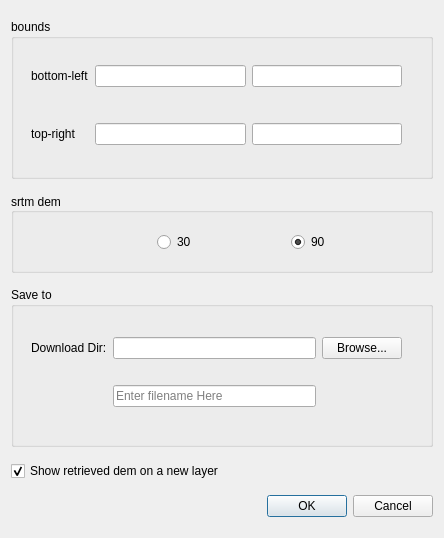
<?xml version="1.0" encoding="UTF-8"?>
<ui version="4.0">
 <class>ElevationPluginDialogBase</class>
 <widget class="QDialog" name="ElevationPluginDialogBase">
  <property name="geometry">
   <rect>
    <x>0</x>
    <y>0</y>
    <width>444</width>
    <height>538</height>
   </rect>
  </property>
  <property name="windowTitle">
   <string>QGIS Elevation Plugin</string>
  </property>
  <property name="locale">
   <locale language="English" country="UnitedKingdom"/>
  </property>
  <layout class="QVBoxLayout" name="verticalLayout">
   <item>
    <widget class="QGroupBox" name="groupBox">
     <property name="maximumSize">
      <size>
       <width>16777215</width>
       <height>160</height>
      </size>
     </property>
     <property name="title">
      <string>bounds</string>
     </property>
     <widget class="QWidget" name="">
      <property name="geometry">
       <rect>
        <x>20</x>
        <y>30</y>
        <width>371</width>
        <height>112</height>
       </rect>
      </property>
      <layout class="QGridLayout" name="gridLayout_2" rowminimumheight="50,50">
       <item row="0" column="0">
        <widget class="QLabel" name="label_2">
         <property name="text">
          <string>bottom-left</string>
         </property>
        </widget>
       </item>
       <item row="0" column="1">
        <widget class="QLineEdit" name="lineEdit"/>
       </item>
       <item row="0" column="2">
        <widget class="QLineEdit" name="lineEdit_2"/>
       </item>
       <item row="1" column="0">
        <widget class="QLabel" name="label_3">
         <property name="text">
          <string>top-right</string>
         </property>
        </widget>
       </item>
       <item row="1" column="1">
        <widget class="QLineEdit" name="lineEdit_3"/>
       </item>
       <item row="1" column="2">
        <widget class="QLineEdit" name="lineEdit_4"/>
       </item>
      </layout>
     </widget>
    </widget>
   </item>
   <item>
    <widget class="QGroupBox" name="groupBox_2">
     <property name="sizePolicy">
      <sizepolicy hsizetype="Minimum" vsizetype="Minimum">
       <horstretch>0</horstretch>
       <verstretch>0</verstretch>
      </sizepolicy>
     </property>
     <property name="minimumSize">
      <size>
       <width>50</width>
       <height>60</height>
      </size>
     </property>
     <property name="maximumSize">
      <size>
       <width>16777215</width>
       <height>80</height>
      </size>
     </property>
     <property name="title">
      <string>srtm dem</string>
     </property>
     <property name="alignment">
      <set>Qt::AlignLeading|Qt::AlignLeft|Qt::AlignVCenter</set>
     </property>
     <widget class="QRadioButton" name="radioButton">
      <property name="enabled">
       <bool>true</bool>
      </property>
      <property name="geometry">
       <rect>
        <x>146</x>
        <y>40</y>
        <width>136</width>
        <height>18</height>
       </rect>
      </property>
      <property name="text">
       <string>30</string>
      </property>
     </widget>
     <widget class="QRadioButton" name="radioButton_2">
      <property name="enabled">
       <bool>true</bool>
      </property>
      <property name="geometry">
       <rect>
        <x>280</x>
        <y>40</y>
        <width>136</width>
        <height>18</height>
       </rect>
      </property>
      <property name="text">
       <string>90</string>
      </property>
      <property name="checked">
       <bool>true</bool>
      </property>
     </widget>
    </widget>
   </item>
   <item>
    <widget class="QGroupBox" name="groupBox_3">
     <property name="maximumSize">
      <size>
       <width>16777215</width>
       <height>160</height>
      </size>
     </property>
     <property name="title">
      <string>Save to</string>
     </property>
     <widget class="QWidget" name="">
      <property name="geometry">
       <rect>
        <x>20</x>
        <y>30</y>
        <width>371</width>
        <height>111</height>
       </rect>
      </property>
      <layout class="QGridLayout" name="gridLayout" columnstretch="0,1,0">
       <item row="0" column="2">
        <widget class="QPushButton" name="choose_dir_button">
         <property name="text">
          <string>Browse...</string>
         </property>
        </widget>
       </item>
       <item row="0" column="1">
        <widget class="QLineEdit" name="lineEdit_6"/>
       </item>
       <item row="1" column="1">
        <widget class="QLineEdit" name="lineEdit_5">
         <property name="placeholderText">
          <string>Enter filename Here</string>
         </property>
        </widget>
       </item>
       <item row="0" column="0">
        <widget class="QLabel" name="label">
         <property name="text">
          <string>Download Dir:</string>
         </property>
        </widget>
       </item>
      </layout>
     </widget>
     <zorder>choose_dir_button</zorder>
     <zorder>lineEdit_6</zorder>
     <zorder></zorder>
     <zorder></zorder>
     <zorder>preview_checkbox</zorder>
    </widget>
   </item>
   <item>
    <widget class="QCheckBox" name="preview_checkbox">
     <property name="text">
      <string>Show retrieved dem on a new layer</string>
     </property>
     <property name="checked">
      <bool>true</bool>
     </property>
    </widget>
   </item>
   <item>
    <widget class="QDialogButtonBox" name="button_box">
     <property name="locale">
      <locale language="English" country="UnitedKingdom"/>
     </property>
     <property name="orientation">
      <enum>Qt::Horizontal</enum>
     </property>
     <property name="standardButtons">
      <set>QDialogButtonBox::Cancel|QDialogButtonBox::Ok</set>
     </property>
    </widget>
   </item>
  </layout>
 </widget>
 <resources/>
 <connections>
  <connection>
   <sender>button_box</sender>
   <signal>accepted()</signal>
   <receiver>ElevationPluginDialogBase</receiver>
   <slot>accept()</slot>
   <hints>
    <hint type="sourcelabel">
     <x>20</x>
     <y>20</y>
    </hint>
    <hint type="destinationlabel">
     <x>20</x>
     <y>20</y>
    </hint>
   </hints>
  </connection>
  <connection>
   <sender>button_box</sender>
   <signal>rejected()</signal>
   <receiver>ElevationPluginDialogBase</receiver>
   <slot>reject()</slot>
   <hints>
    <hint type="sourcelabel">
     <x>20</x>
     <y>20</y>
    </hint>
    <hint type="destinationlabel">
     <x>20</x>
     <y>20</y>
    </hint>
   </hints>
  </connection>
 </connections>
</ui>
